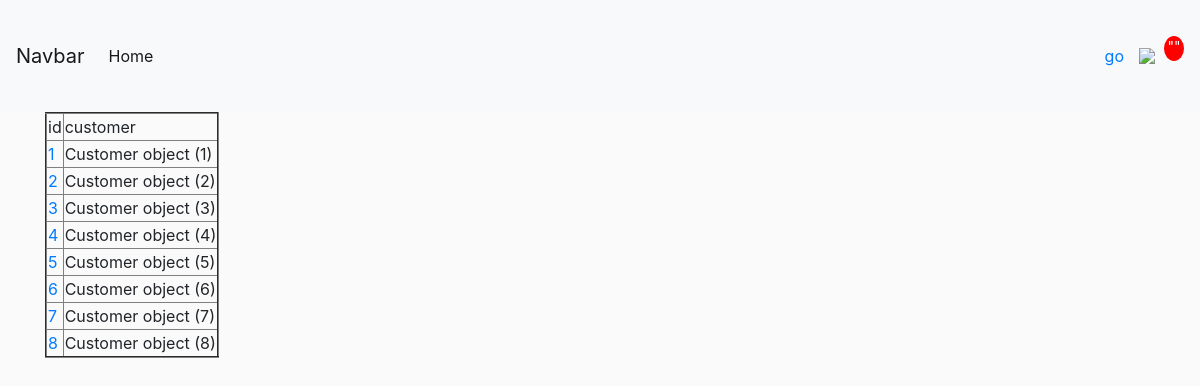
Page /result/ on the committed database.
### store/models.py (models this page shows, shortened)
class Order(models.Model):
	 customer=models.ForeignKey(Customer,null=True, blank=True,on_delete=models.CASCADE)
	 date_ordered=models.DateTimeField( auto_now_add=True)
	 complete =models.BooleanField(default=False,blank=False)
	 transaction_id=models.IntegerField(primary_key=True,unique=True)

class Customer(models.Model):
	 user=models.OneToOneField(User,null=True, blank=True,on_delete=models.CASCADE)
	 name=models.CharField(max_length=200)
	 email=models.CharField(max_length=200)

### store/views.py (the view)
# urls.py: path('result/', views.result, name="result"),
def result(request):
		 order=Order.objects.all()
		 context={'order':order}
		 return render(request, 'store/result.html', context)

### store/templates/store/result.html
{% extends 'store/main.html' %}
{% load static %}
{% block content %}
<table border="2"> <tr><td>id</a></td><td>customer</td></tr>
	<tr>
	{% for ord in order %}
				<td><a href="#">{{ord.transaction_id}}</a></td><td> {{ord.customer}}</td></tr>
		{% endfor %}
		</table>
{% endblock content %}

### static/css/main.css (style rules this page uses)
body { background-color: hsl(0, 0%, 98%); }

### rows in the picture
Order: transaction_id "1", customer "Customer object (1)"
Order: transaction_id "2", customer "Customer object (2)"
Order: transaction_id "3", customer "Customer object (3)"
Order: transaction_id "4", customer "Customer object (4)"
Order: transaction_id "5", customer "Customer object (5)"
Order: transaction_id "6", customer "Customer object (6)"
Order: transaction_id "7", customer "Customer object (7)"
Order: transaction_id "8", customer "Customer object (8)"
